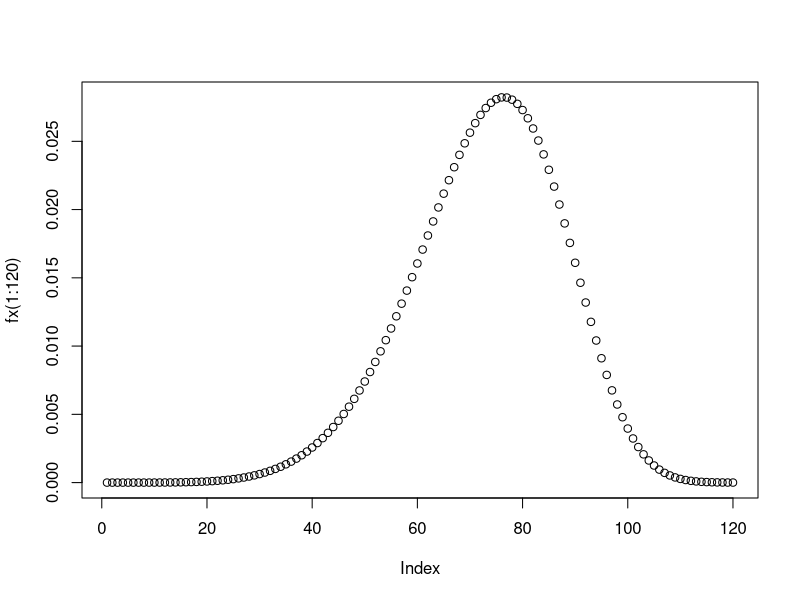
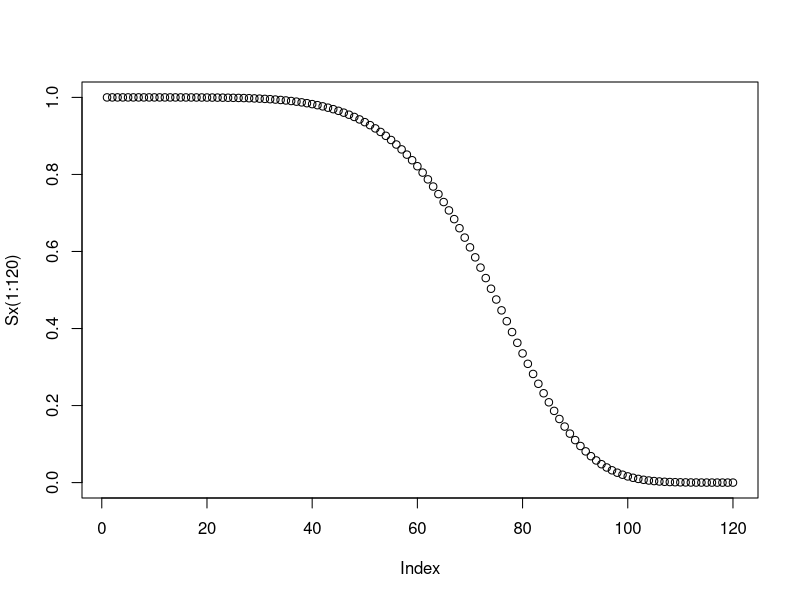
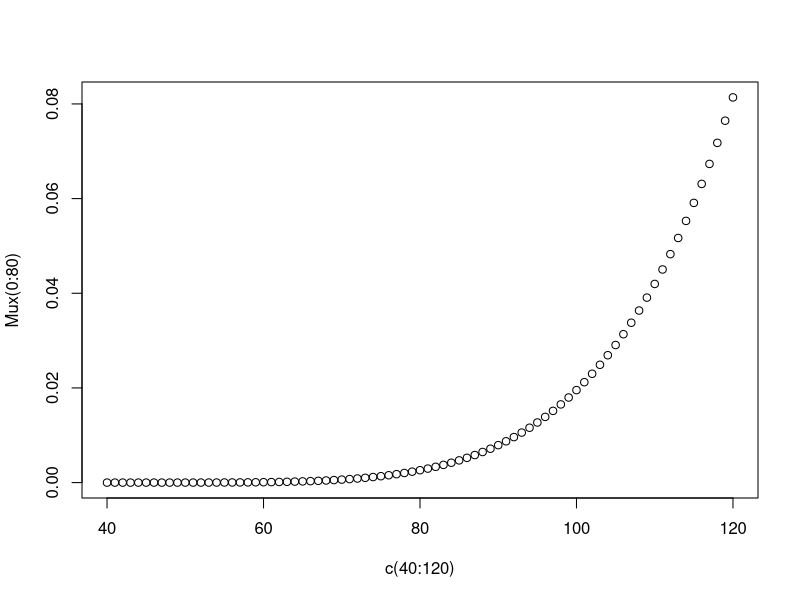

Generate these figures, in order, with R:

rm(list=ls(all=TRUE))


### Densidad Weibull  ###

# Densidad
a=5.958716;b=78.82047				# Parámetros estimados
fx = function(x){(a/b)*(x/b)^(a-1)*exp(- (x/b)^a)}
# Verificación de la densidad
integrate(fx, lower = 0, upper = Inf)
# Gráfica densidad
plot(fx(1:120))

#Función de sobrevivencia
Sx=function(x){ exp( -(x/b)^a ) }
plot(Sx(1:120))
Sx(0);Sx(120)

# Función de riesgo
Mux1 = function(x){fx(x)/Sx(x)}
Mux  = function(x){(a/b)*(x/b)^(a-1)}
Mux1(40);Mux(40)
plot(c(40:120),Mux(0:80))


# Calcular:

# 1) La probabilidad que un recién nacido muera entre 40 y 41 años.
integrate(fx, lower = 40, upper = 41)


# 2) La probabilidad que (40) muera antes de los 41
as.numeric(integrate(fx, lower = 40, upper = 81)[1])/Sx(40)


# 3) La probabilidad que (40) muera entre 50 y 70 años de edad.

# 4) La probabilidad que (40) muera entre 40 y 40,0833:
# a) De forma exacta
# c) Aproximada usando h(x).


# 5) La probabilidad que un recién nacido muera entre 40 y 40,0833:
# a) De forma exacta
# b) Aproximada a través del uso directo de f(x)
# c) Aproximada usando h(x).


# 6) La probabilidad que (40) muera entre 50 y 50,0833:
# a) de forma exacta

# b) aproximada a través del uso directo de fT(t)

# c) aproximada usando mu(x).



# 7) La esperanza de vida a los 0, 20 y 60 años de edad.
